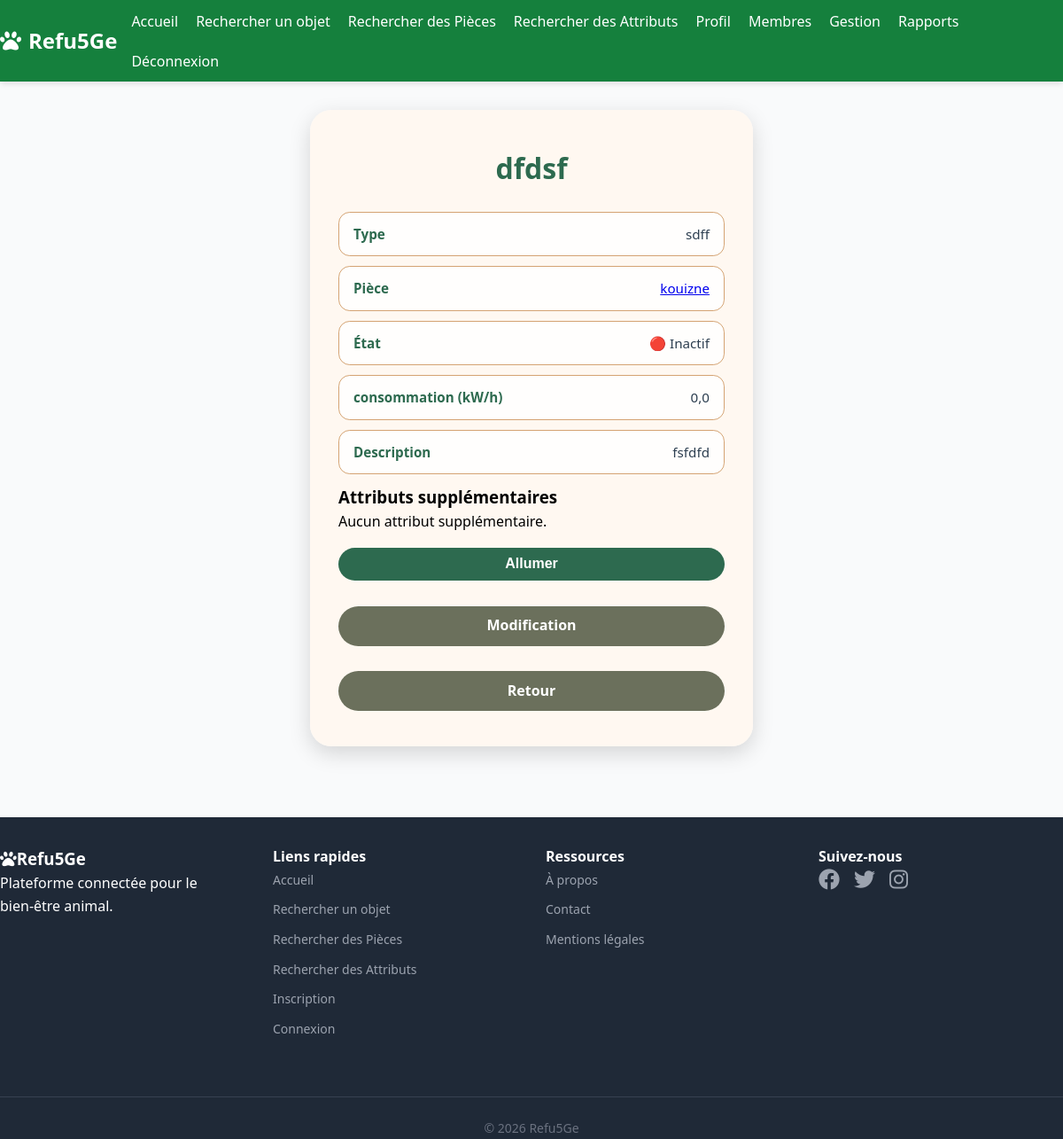
Before: /gestion/items/1/ (signed in) with the older database file.
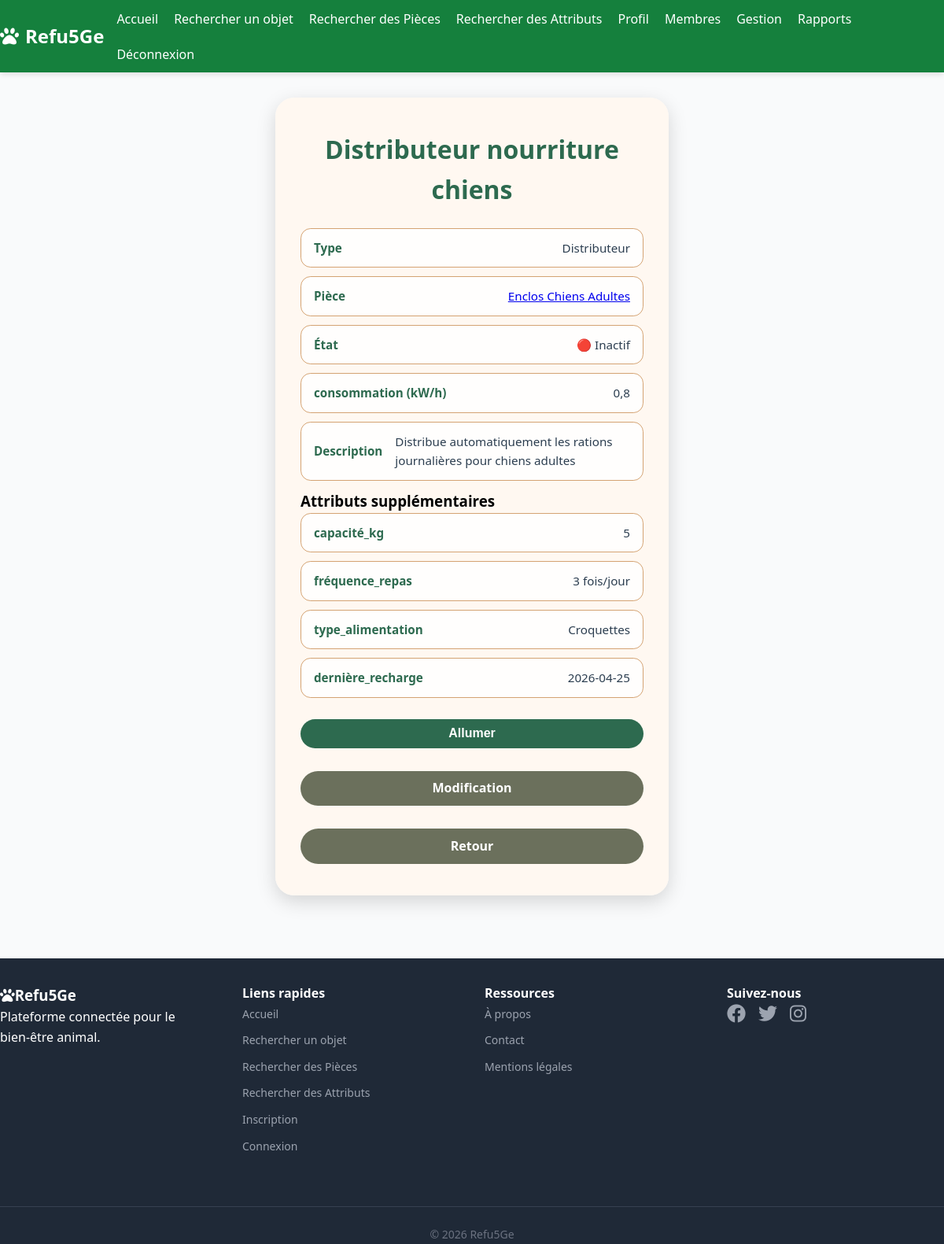
After: the same page with the newer database file.
### core/models.py (models this page shows, shortened)
class Device(models.Model):
    id = models.AutoField(primary_key=True)
    name = models.CharField(max_length=100)
    type = models.CharField(max_length=50)
    description = models.TextField(max_length=200)
    state = models.BooleanField(default=False)
    room = models.ForeignKey(Room, on_delete=models.CASCADE, related_name='devices')
    consumption_per_hour = models.FloatField(default=0.0, validators=[MinValueValidator(0.0)])

class Room(models.Model):
    id = models.AutoField(primary_key=True)
    name = models.CharField(max_length=100, unique=True)

class DeviceAttribute(models.Model):
    device = models.ForeignKey(Device, on_delete=models.CASCADE, related_name="attributes")
    key = models.CharField(max_length=100)
    value = models.CharField(max_length=100)

### gestion/views.py (the view)
# urls.py: path("items/<int:pk>/", views.ItemDetail.as_view(), name="item_detail"),
class ItemDetail(LoginRequiredMixin, DetailView):
    model = Device
    template_name = "gestion/item_detail.html"
    context_object_name = "item"
    def get_context_data(self, **kwargs):
        context = super().get_context_data(**kwargs)
        context["back_url"] = (
            self.request.GET.get("next")
            or self.request.META.get("HTTP_REFERER")
            or reverse("all_rooms")
        )
        return context

### templates/gestion/item_detail.html (shortened to what this page needs)
{% extends "base.html" %}
{% block body_class %}auth-page{% endblock %}
{% block content %}
<div class="auth-content">
    <div class="card">
        <h2>{{ item.name }}</h2>
        <div class="info-row"><strong>Type</strong><span>{{ item.type }}</span></div>
        <div class="info-row"><strong>Pièce</strong><span><a href="{% url 'room_detail' item.room.id %}">{{ item.room.name }}</a></span>
        </div>
        <div class="info-row"><strong>État</strong><span>{% if item.state %}🟢 Actif{% else %}🔴 Inactif{% endif %}</span>
        </div>
        <div class="info-row"><strong>consommation (kW/h)</strong><span>{{ item.consumption_per_hour }}</span></div>
        {% if item.description %}
        <div class="info-row"><strong>Description</strong><span>{{ item.description }}</span></div>
        {% endif %}
        <h3 class="mt-4 mb-2">Attributs supplémentaires</h3>
        {% for attr in item.attributes.all %}
        <div class="info-row"><strong>{{ attr.key }}</strong><span>{{ attr.value }}</span></div>
        {% empty %}
        <p class="text-gray-500">Aucun attribut supplémentaire.</p>
        {% endfor %}
        <div class="btn-column mt-4">
            <form method="post" action="{% url 'toggle_device' item.id %}">
                <button type="submit" class="btn btn-primary btn-full">
                    {% if item.state %}Eteindre{% else %}Allumer{% endif %}
                </button>
            </form>
            <a href="{% url 'edit_object' 'Device' item.id %}?next={{ request.get_full_path|urlencode }}"
               class="btn btn-secondary btn-full">Modification</a>
            <a href="{% url 'room_detail' item.room.id %}" class="btn btn-secondary btn-full">Retour</a>
        </div>
    </div>
</div>
{% endblock %}

Changed rows visible on the page:
changed Device: name "dfdsf" → "Distributeur nourriture chiens"; type "sdff" → "Distributeur"; room.name "kouizne" → "Enclos Chiens Adultes"; consumption_per_hour "0,0" → "0,8"; description "fsfdfd" → "Distribue automatiquement les rations journalières pour chiens adultes"
added DeviceAttribute: key "capacité_kg", value "5"
added DeviceAttribute: key "fréquence_repas", value "3 fois/jour"
added DeviceAttribute: key "type_alimentation", value "Croquettes"
added DeviceAttribute: key "dernière_recharge", value "2026-04-25"
Other visible differences:
text no longer shown: "Aucun attribut supplémentaire."
